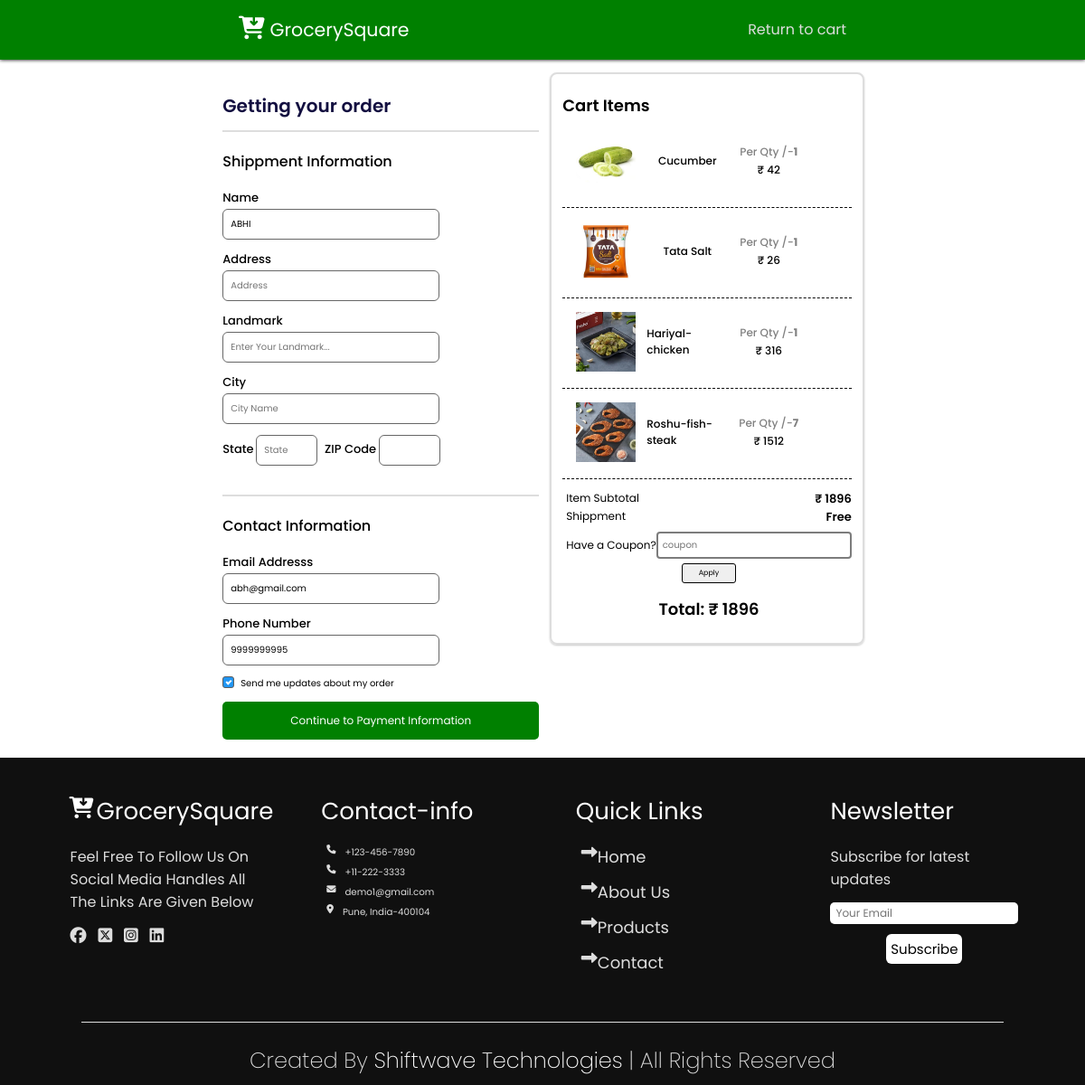
Screenshot of /payment.php (signed in) with the database file from the repository.
### tables this page shows
CREATE TABLE `add_to_cart` (
  `id` int(100) NOT NULL,
  `name` varchar(225) NOT NULL,
  `category` varchar(225) NOT NULL,
  `price` int(225) NOT NULL,
  `image` varchar(225) NOT NULL,
  `purchase_id` varchar(225) NOT NULL,
  `qty` int(100) NOT NULL DEFAULT 1,
  `final_price` int(11) NOT NULL
);

### payment.php (the view, shortened to what this page needs)
<!DOCTYPE html>
<?php
include ("controllers/db.php");
$id = $_SESSION['id'];
?>
<html lang="en">
<head>
    <link rel="stylesheet" href="https://cdnjs.cloudflare.com/ajax/libs/font-awesome/6.5.2/css/all.min.css">
    <link rel="stylesheet" href="paymentstyle.css">
</head>
<body>
    <header>
        <div class="logo">
            <i class="fa-solid fa-cart-arrow-down"></i>
            <a href="">GrocerySquare</a>
        </div>
        <a class="return" href="index.php">Return to cart</a>
    </header>
    <div class="body">
        <div class="body1">
            <div class="pay-body">
                <div class="heading">Getting your order</div>
            </div>
            <div class="infobox">
                <div class="hed">Shippment Information</div>
                <div class="inputhed">Name</div>
                <input type="text" class="inputs" id="pay-name" placeholder="Enter Your Firstname..."
                    value="<?php echo $_SESSION['name'] ?>">
                <div class="inputhed">Address</div>
                <input type="text" class="inputs" id="pay-address" placeholder="Address">
                <div class="inputhed">Landmark</div>
                <input type="text" class="inputs" id="pay-landmark" placeholder="Enter Your Landmark...">
                <div class="inputhed">City</div>
                <input type="text" class="inputs" id="pay-city" placeholder="City Name">
                <div class="specialbox">
                    <div class="inputhed">State</div>
                    <input type="text" class="inputs-sp" id="pay-state" placeholder="State">
                    <div class="inputhed">ZIP Code</div>
                    <input type="text" class="inputs-sp">
                </div>
            </div>
            <div class="contact_info">
                <div class="hed">Contact Information</div>
                <div class="inputhed">Email Addresss</div>
                <input type="text" class="inputs" id="pay-email" placeholder="Email"
                    value="<?php echo $_SESSION['email'] ?>">
                <div class="inputhed">Phone Number</div>
                <input type="text" class="inputs" id="pay-phone" placeholder="Phone Number"
                    value="<?php echo $_SESSION['phone'] ?>">
                <label class="container">Send me updates about my order
                    <span class="checkmark"></span>
                </label>
                <div class="paymentbtn">
                    <button id="pay" onclick="pay(<?php echo $id; ?>)">Continue to Payment Information</button>
                </div>
            </div>
        </div>
        <div class="cartlst">
            <div class="main">Cart Items</div>
            <div class="prodclm">
                <?php
                $rows = mysqli_query($conn, "SELECT * FROM `add_to_cart` WHERE `purchase_id`='$id'");
                ?>
                <?php foreach ($rows as $row): ?>
                    <div class="clmcard">
                        <img src="assets\imgs\<?php echo $row['image'] ?>" alt="">
                        <div class="nameclm"><?php echo $row['name'] ?></div>
                        <div class="costinfo">
                            <div class="item-qty">Per Qty /- <span><b><?php echo $row['qty'] ?></b></span> </div>
                            <div class="disc-price-">&#8377 <?php echo $row['final_price'] ?></div>
                        </div>
                    </div>
                    <?php
                endforeach ?>
            </div>
            <div class="money">
                <div class="itemsub">
                    <span>Item Subtotal</span>
                    <div id="sub-tot">&#8377 200</div>
                </div>
                <div class="ship">
                    <span>Shippment</span>
                    <div>Free</div>
                </div>
                <div class="coupon">
                    <span>Have a Coupon?</span>
                    <input type="text" placeholder="coupon" id="couponid">
                </div>
                <div class="apply-btn">
                    <button onclick="couponspply()">Apply</button>
                </div>
                <div class="Total">Total: &#8377 254</div>
            </div>
        </div>
    </div>
    <?php require 'footer.php' ?>
</body>
</html>

### footer.php (shortened to what this page needs)
<!DOCTYPE html>
<html lang="en">
<head>
    <link rel="stylesheet" href="https://cdnjs.cloudflare.com/ajax/libs/font-awesome/6.5.2/css/all.min.css">
</head>
<body>
    <footer>
        <div class="main-ftr">
            <div class="small-info">
                <div class="ftr-logo">
                    <i class="fa-solid fa-cart-arrow-down"></i>
                    <div>GrocerySquare</div>
                </div>
                <div class="ftr-content">
                    Feel free to follow us on social media handles all the links are given below
                </div>
                <div class="social-logo">
                    <div class="fa-brands fa-facebook"></div>
                    <div class="fa-brands fa-square-x-twitter"></div>
                    <div class="fa-brands fa-square-instagram"></div>
                    <div class="fa-brands fa-linkedin"></div>
                </div>
            </div>
            <div class="contact-info">
                <div class="contac">Contact-info</div>
                <div class="contact">
                    <i class="fa-solid fa-phone"></i>
                    <div>+123-456-7890</div>
                </div>
                <div class="contact">
                    <i class="fa-solid fa-phone"></i>
                    <div>+11-222-3333</div>
                </div>
                <div class="contact">
                    <i class="fa-solid fa-envelope"></i>
                    <div>demo1@gmail.com</div>
                </div>
                <div class="contact">
                    <i class="fa-solid fa-location-dot"></i>
                    <div>Pune, India-400104</div>
                </div>
            </div>
            <div class="quick-links">
                <div class="quick">Quick Links</div>
                <div class="quicklnk">
                    <i class="fa-solid fa-right-long"></i>
                    <a href="index.php">Home</a>
                </div>
                <div class="quicklnk">
                    <i class="fa-solid fa-right-long"></i>
                    <a href="aboutus.php">About Us</a>
                </div>
                <div class="quicklnk">
                    <i class="fa-solid fa-right-long"></i>
                    <a href="shop.php">Products</a>
                </div>
                <div class="quicklnk">
                    <i class="fa-solid fa-right-long"></i>
                    <a href="contact.php">Contact</a>
                </div>
            </div>
            <div class="newsletter">
                <div class="news">Newsletter</div>
                <div class="news-cont">Subscribe for latest updates</div>
                <input type="text" placeholder="Your Email">
                <div class="sub-btn">
                    <button>Subscribe</button>
                </div>
            </div>
        </div>
        <div class="sub-ftr">
            <div class="creator">Created By <span>Shiftwave Technologies</span> | All Rights Reserved</div>
        </div>
    </footer>
</body>
</html>

### footer.php (style rules this page uses)
footer { background-color: white; width: 100%; }
.quicklnk a { color: #DDDDDD; }
.main-ftr { background-color: #101010; display: flex; justify-content: space-evenly; flex-wrap: wrap; padding: 40px 0; color: #DDDDDD; }
.small-info { width: 208px; }
.small-info .ftr-logo { display: flex; margin-bottom: 18px; }
.ftr-logo i { margin: 3px; font-size: 24px; color: #ffffff; }
.ftr-logo div { font-size: 26px; color: #ffffff; }
.ftr-content { color: #DDDDDD; font-size: 16px; margin-bottom: 11px; margin-left: 4px; text-transform: capitalize; }
.social-logo { font-size: 18px; }
.social-logo div { margin: 0 4px; }
.contact-info { width: 208px; }
.contact-info .contac { color: #ffffff; font-size: 26px; margin: 0 6px 18px 0 }
.contact-info .contact { display: flex; margin: 6px 6px; }
.contact div { margin-left: 10px; }
.quick-links { width: 208px; }
.quick-links .quick { color: #ffffff; font-size: 26px; margin-bottom: 17px; }
.quick-links .quicklnk { display: flex; margin: 12px 6px; font-size: 18px; font-weight: 400; }
.newsletter { width: 208px; font-size: 16px; }
.newsletter .news { color: #ffffff; font-size: 26px; margin-bottom: 18px; }
.newsletter input { font-size: 12px; padding: 3px; padding-left: 6px; width: 100%; border-radius: 5px; }
.news-cont { margin-bottom: 11px; }
.sub-btn { width: 100%; display: flex; justify-content: center; margin-top: 11px; }
.sub-btn button { background: #ffffff; border-radius: 6px; font-size: 15px; padding: 5px; }
.sub-ftr { height: 70px; display: flex; width: 100%; color: #DDDDDD; background-color: #101010; justify-content: center; }
.sub-ftr .creator { font-size: 24px; height: 100%; font-weight: 200; width: 85%; border-top: 1px solid #DDDDDD; text-align: center; padding-top: 24px; }
.creator span { color: #ffffff; }

### rows the page displays
add_to_cart: image (picture), name "Cucumber", qty "1", final_price "42"
add_to_cart: image (picture), name "Tata Salt", qty "1", final_price "26"
add_to_cart: image (picture), name "Hariyal-chicken", qty "1", final_price "316"
add_to_cart: image (picture), name "Roshu-fish-steak", qty "7", final_price "1512"
